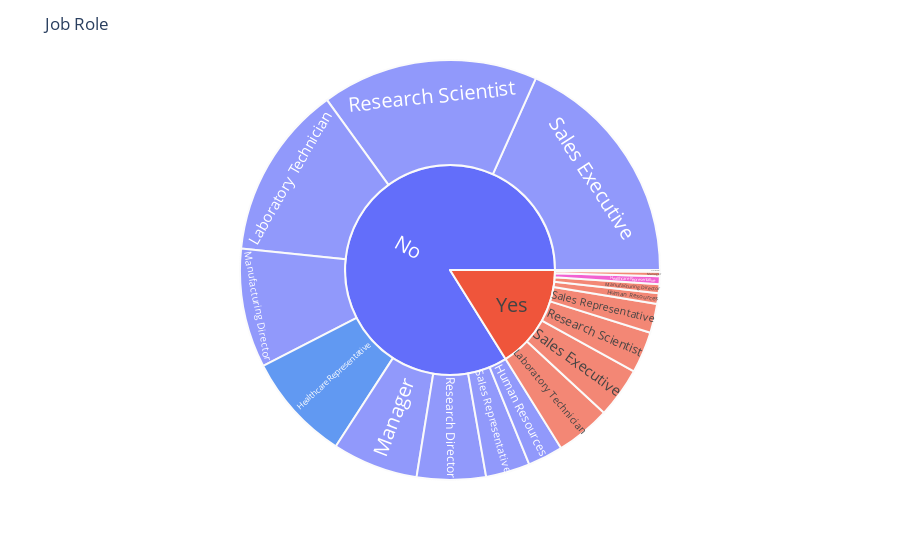

The code cell stored with this chart in its notebook:
### Markdown cell above
**What is the most job role of attritions ?**

### Code cell
fig = px.sunburst(df, path = ["Attrition", "JobRole"])
fig.update_traces( textfont_size=20,
                  marker=dict(colors=['#1f6eed', '#ed1fc0'], line=dict(color='#fafafa', width=2)))
fig.update_layout(title_text='Job Role')
fig.show()

### Figure 1 — Plotly figure (JSON) as saved in the notebook; plotly's stock layout.template omitted (floating-point values rounded to 4 significant figures)
{"data": [{"branchvalues": "total", "domain": {"x": [0, 1], "y": [0, 1]}, "hovertemplate": "labels=%{label}<br>count=%{value}<br>parent=%{parent}<br>id=%{id}<extra></extra>", "ids": ["No/Healthcare Representative", "Yes/Healthcare Representative", "No/Human Resources", "Yes/Human Resources", "No/Laboratory Technician", "Yes/Laboratory Technician", "No/Manager", "Yes/Manager", "No/Manufacturing Director", "Yes/Manufacturing Director", "No/Research Director", "Yes/Research Director", "No/Research Scientist", "Yes/Research Scientist", "No/Sales Executive", "Yes/Sales Executive", "No/Sales Representative", "Yes/Sales Representative", "No", "Yes"], "labels": ["Healthcare Representative", "Healthcare Representative", "Human Resources", "Human Resources", "Laboratory Technician", "Laboratory Technician", "Manager", "Manager", "Manufacturing Director", "Manufacturing Director", "Research Director", "Research Director", "Research Scientist", "Research Scientist", "Sales Executive", "Sales Executive", "Sales Representative", "Sales Representative", "No", "Yes"], "marker": {"colors": ["#1f6eed", "#ed1fc0"], "line": {"color": "#fafafa", "width": 2}}, "name": "", "parents": ["No", "Yes", "No", "Yes", "No", "Yes", "No", "Yes", "No", "Yes", "No", "Yes", "No", "Yes", "No", "Yes", "No", "Yes", "", ""], "textfont": {"size": 20}, "type": "sunburst", "values": [122, 9, 40, 12, 197, 62, 97, 5, 135, 10, 78, 2, 245, 47, 269, 57, 50, 33, 1233, 237]}], "layout": {"legend": {"tracegroupgap": 0}, "margin": {"t": 60}, "title": {"text": "Job Role"}}}
